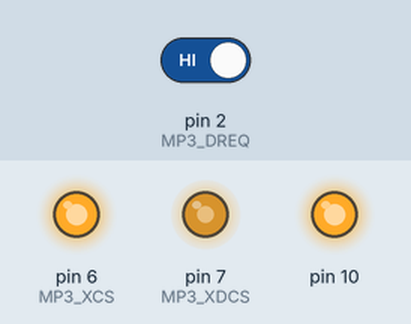
Recording of a sketch running on a simulated Arduino Uno, built with avr-gcc and run on an emulated ATmega328P. Shown: output pins drawn as LEDs (lit = HIGH). The test bench sets the inputs (shaded band); at power-on: pin 2 (MP3_DREQ) HIGH. Random numbers use the default seed unless the sketch sets one; pins used as bus, display or sensor lines are not drawn.

Above: at 1.2 s.
1.3 s: pin 2 (MP3_DREQ) driven LOW
At 2.1 s:
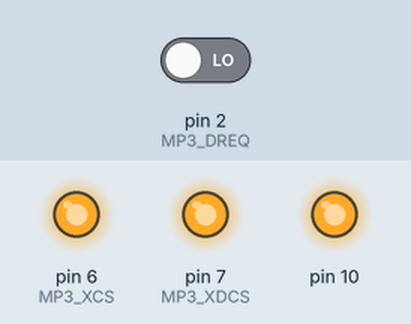
Timing chart, 0 to 4.3 s (numbered marks = the images above; inputs shaded):
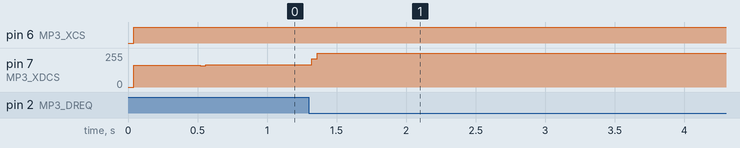

The sketch:

PCM_Bongo.ino
```cpp
// VS1053b PCM mode stereo 8bit 22050 Hz - Karplus-Bong with Hailstone exciter //

#include <SPI.h>

#define MP3_XCS 6
#define MP3_XDCS 7
#define MP3_DREQ 2
#define MP3_RST 8

//VS10xx SCI Registers
#define SCI_MODE 0x00
#define SCI_STATUS 0x01
#define SCI_BASS 0x02
#define SCI_CLOCKF 0x03
#define SCI_DECODE_TIME 0x04
#define SCI_AUDATA 0x05
#define SCI_WRAM 0x06
#define SCI_WRAMADDR 0x07
#define SCI_HDAT0 0x08
#define SCI_HDAT1 0x09
#define SCI_AIADDR 0x0A
#define SCI_VOL 0x0B
#define SCI_AICTRL0 0x0C
#define SCI_AICTRL1 0x0D
#define SCI_AICTRL2 0x0E
#define SCI_AICTRL3 0x0F

#define SIZE    256
#define OFFSET  32
#define BPM     120
#define TICK    (15624L*60) / BPM / 2

uint8_t r, l;

class Synth {
public:

  int out = 0;
  int hail = 0;
  int val = 100;
  int last = 0;
  int curr = 0;
  uint8_t delaymem[SIZE];
  uint8_t locat = 0;
  uint8_t bound = SIZE;
  int accum = 0;
  int lowpass = 0;

	int calculate();
  void trigger();

};

int Synth::calculate() {

  delaymem[locat++] = -out;
  if (locat >= bound) locat = 0;
  curr = delaymem[locat];
  out = accum >> lowpass;
  accum = accum - out + ((last >> 1) + (curr >> 1));
  last = curr;

  return out;

}

void Synth::trigger() {

  uint8_t index = 0;

  hail = val;

  while(hail != 1) {

    if (hail % 2 == 0) hail /= 2;
    else hail = 3 * hail + 1;

    delaymem[(index++)%SIZE] = constrain(hail, 0, 255);

  }

}

Synth bongo;

ISR(TIMER1_COMPA_vect) {

  int seq = random(OFFSET, SIZE-1);

  bongo.trigger();
  bongo.val = seq;
  bongo.bound = seq;
  bongo.lowpass = seq % 5;

}

void setup() {

  noInterrupts();
  TCCR1A = 0;
  TCCR1B = 0;
  TCNT1 = 0;
  OCR1A = TICK;
  TCCR1B |= (1 << WGM12);
  TCCR1B |= (1 << CS12) | (1 << CS10);
  TIMSK1 |= (1 << OCIE1A);
  interrupts();

  pinMode(MP3_RST, OUTPUT);
  pinMode(MP3_DREQ, INPUT);
  pinMode(MP3_XCS, OUTPUT);
  pinMode(MP3_XDCS, OUTPUT);

  SPI.begin();

  SPI.setClockDivider(SPI_CLOCK_DIV16);  // SPI speed 1MHz (16MHz / 16 = 1MHz)
  SPI.transfer(0xFF);

  digitalWrite(MP3_RST, HIGH);
  digitalWrite(MP3_XCS, HIGH);
  digitalWrite(MP3_XDCS, HIGH);

  WriteRegister(SCI_CLOCKF, 0x6000);    // set multiplier to 3.0x
  WriteRegister(SCI_VOL, 0x4F4F);       // set volume

  SPI.setClockDivider(SPI_CLOCK_DIV4);  // set SPI speed 4MHz (16MHz / 4 = 4MHz)

  load_header();

}

void loop() {

  while (!digitalRead(MP3_DREQ)) {}

  l = bongo.calculate();
  r = -l;

  digitalWrite(MP3_XDCS, LOW);
  SPI.transfer(l);
  SPI.transfer(r);
  digitalWrite(MP3_XDCS, HIGH);

}

void WriteRegister(char address, int data) {

  while (!digitalRead(MP3_DREQ));
  digitalWrite(MP3_XCS, LOW);
  SPI.transfer(0x02);
  SPI.transfer(address);
  SPI.transfer((data >> 8) & 0xFF);
  SPI.transfer(data & 0xFF);
  while (!digitalRead(MP3_DREQ));
  digitalWrite(MP3_XCS, HIGH);

}

const uint8_t wav_header[44] = {

  0x52, 0x49, 0x46, 0x46,  // RIFF
  0xFF, 0xFF, 0xFF, 0xFF,  // size
  0x57, 0x41, 0x56, 0x45,  // WAVE
  0x66, 0x6d, 0x74, 0x20,  // fmt
  0x10, 0x00, 0x00, 0x00,  // subchunk1size
  0x01, 0x00,              // audio format - pcm
  0x02, 0x00,              // numof channels - stereo
  0x22, 0x56, 0x00, 0x00,  // samplerate - 22050
  0x44, 0xac, 0x00, 0x00,  // byterate = samplerate * channels * blocks
  0x02, 0x00,              // blockalign = channels * blocks
  0x08, 0x00,              // bits per sample - 8
  0x64, 0x61, 0x74, 0x61,  // subchunk3id -"data"
  0xFF, 0xFF, 0xFF, 0xFF   // subchunk3size (endless)

};

void load_header() {

  for (int i = 0; i < sizeof(wav_header); i++) {

    uint8_t p = wav_header[i];
    while (!digitalRead(MP3_DREQ)) {}
    digitalWrite(MP3_XDCS, LOW);
    SPI.transfer(p);
    digitalWrite(MP3_XDCS, HIGH);

  }

}
```
